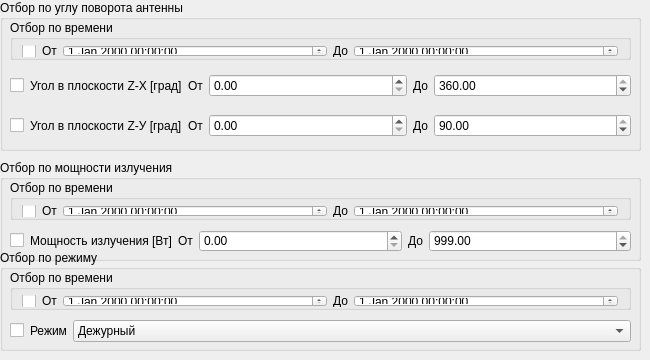
       <widget class="QWidget" name="page1">
        <property name="sizePolicy">
         <sizepolicy hsizetype="Preferred" vsizetype="Preferred">
          <horstretch>0</horstretch>
          <verstretch>0</verstretch>
         </sizepolicy>
        </property>
        <widget class="QGroupBox" name="groupBox_4">
         <property name="geometry">
          <rect>
           <x>0</x>
           <y>0</y>
           <width>641</width>
           <height>151</height>
          </rect>
         </property>
         <property name="title">
          <string>Отбор по углу поворота антенны</string>
         </property>
         <widget class="QWidget" name="horizontalLayoutWidget_4">
          <property name="geometry">
           <rect>
            <x>10</x>
            <y>70</y>
            <width>621</width>
            <height>31</height>
           </rect>
          </property>
          <layout class="QHBoxLayout" name="horizontalLayout_6">
           <item>
            <widget class="QCheckBox" name="checkBox_select_AngleZX">
             <property name="sizePolicy">
              <sizepolicy hsizetype="Maximum" vsizetype="Fixed">
               <horstretch>0</horstretch>
               <verstretch>0</verstretch>
              </sizepolicy>
             </property>
             <property name="text">
              <string/>
             </property>
            </widget>
           </item>
           <item>
            <widget class="QLabel" name="label_51">
             <property name="sizePolicy">
              <sizepolicy hsizetype="Maximum" vsizetype="Preferred">
               <horstretch>0</horstretch>
               <verstretch>0</verstretch>
              </sizepolicy>
             </property>
             <property name="text">
              <string>Угол в плоскости Z-X [град]</string>
             </property>
            </widget>
           </item>
           <item>
            <widget class="QLabel" name="label_53">
             <property name="sizePolicy">
              <sizepolicy hsizetype="Maximum" vsizetype="Preferred">
               <horstretch>0</horstretch>
               <verstretch>0</verstretch>
              </sizepolicy>
             </property>
             <property name="text">
              <string>От</string>
             </property>
            </widget>
           </item>
           <item>
            <widget class="QDoubleSpinBox" name="doubleSpinBox_ZX_min">
             <property name="maximum">
              <double>360.000000000000000</double>
             </property>
            </widget>
           </item>
           <item>
            <widget class="QLabel" name="label_54">
             <property name="sizePolicy">
              <sizepolicy hsizetype="Maximum" vsizetype="Preferred">
               <horstretch>0</horstretch>
               <verstretch>0</verstretch>
              </sizepolicy>
             </property>
             <property name="text">
              <string>До</string>
             </property>
            </widget>
           </item>
           <item>
            <widget class="QDoubleSpinBox" name="doubleSpinBox_ZX_max">
             <property name="maximum">
              <double>360.000000000000000</double>
             </property>
             <property name="value">
              <double>360.000000000000000</double>
             </property>
            </widget>
           </item>
          </layout>
         </widget>
         <widget class="QWidget" name="horizontalLayoutWidget_5">
          <property name="geometry">
           <rect>
            <x>10</x>
            <y>110</y>
            <width>621</width>
            <height>31</height>
           </rect>
          </property>
          <layout class="QHBoxLayout" name="horizontalLayout_7">
           <item>
            <widget class="QCheckBox" name="checkBox_select_AngleZY">
             <property name="sizePolicy">
              <sizepolicy hsizetype="Maximum" vsizetype="Fixed">
               <horstretch>0</horstretch>
               <verstretch>0</verstretch>
              </sizepolicy>
             </property>
             <property name="text">
              <string/>
             </property>
            </widget>
           </item>
           <item>
            <widget class="QLabel" name="label_55">
             <property name="sizePolicy">
              <sizepolicy hsizetype="Maximum" vsizetype="Preferred">
               <horstretch>0</horstretch>
               <verstretch>0</verstretch>
              </sizepolicy>
             </property>
             <property name="text">
              <string>Угол в плоскости Z-У [град]</string>
             </property>
            </widget>
           </item>
           <item>
            <widget class="QLabel" name="label_56">
             <property name="sizePolicy">
              <sizepolicy hsizetype="Maximum" vsizetype="Preferred">
               <horstretch>0</horstretch>
               <verstretch>0</verstretch>
              </sizepolicy>
             </property>
             <property name="text">
              <string>От</string>
             </property>
            </widget>
           </item>
           <item>
            <widget class="QDoubleSpinBox" name="doubleSpinBox_ZY_min">
             <property name="maximum">
              <double>90.000000000000000</double>
             </property>
            </widget>
           </item>
           <item>
            <widget class="QLabel" name="label_57">
             <property name="sizePolicy">
              <sizepolicy hsizetype="Maximum" vsizetype="Preferred">
               <horstretch>0</horstretch>
               <verstretch>0</verstretch>
              </sizepolicy>
             </property>
             <property name="text">
              <string>До</string>
             </property>
            </widget>
           </item>
           <item>
            <widget class="QDoubleSpinBox" name="doubleSpinBox_ZY_max">
             <property name="maximum">
              <double>90.000000000000000</double>
             </property>
             <property name="value">
              <double>90.000000000000000</double>
             </property>
            </widget>
           </item>
          </layout>
         </widget>
         <widget class="QGroupBox" name="groupBox_16">
          <property name="geometry">
           <rect>
            <x>10</x>
            <y>20</y>
            <width>621</width>
            <height>40</height>
           </rect>
          </property>
          <property name="sizePolicy">
           <sizepolicy hsizetype="Preferred" vsizetype="Preferred">
            <horstretch>0</horstretch>
            <verstretch>0</verstretch>
           </sizepolicy>
          </property>
          <property name="title">
           <string>Отбор по времени</string>
          </property>
          <layout class="QGridLayout" name="gridLayout_23">
           <property name="topMargin">
            <number>5</number>
           </property>
           <property name="rightMargin">
            <number>10</number>
           </property>
           <property name="bottomMargin">
            <number>0</number>
           </property>
           <property name="verticalSpacing">
            <number>0</number>
           </property>
           <item row="0" column="2">
            <widget class="QDateTimeEdit" name="dateTimeEdit_angle_min"/>
           </item>
           <item row="0" column="0">
            <widget class="QCheckBox" name="checkBox_select_Time_angle">
             <property name="sizePolicy">
              <sizepolicy hsizetype="Maximum" vsizetype="Fixed">
               <horstretch>0</horstretch>
               <verstretch>0</verstretch>
              </sizepolicy>
             </property>
             <property name="text">
              <string/>
             </property>
            </widget>
           </item>
           <item row="0" column="5">
            <widget class="QDateTimeEdit" name="dateTimeEdit_angle_max"/>
           </item>
           <item row="0" column="4">
            <widget class="QLabel" name="label_7">
             <property name="sizePolicy">
              <sizepolicy hsizetype="Maximum" vsizetype="Preferred">
               <horstretch>0</horstretch>
               <verstretch>0</verstretch>
              </sizepolicy>
             </property>
             <property name="text">
              <string>До</string>
             </property>
            </widget>
           </item>
           <item row="0" column="1">
            <widget class="QLabel" name="label_8">
             <property name="sizePolicy">
              <sizepolicy hsizetype="Maximum" vsizetype="Preferred">
               <horstretch>0</horstretch>
               <verstretch>0</verstretch>
              </sizepolicy>
             </property>
             <property name="text">
              <string>От</string>
             </property>
            </widget>
           </item>
          </layout>
         </widget>
        </widget>
        <widget class="QGroupBox" name="groupBox_8">
         <property name="geometry">
          <rect>
           <x>0</x>
           <y>160</y>
           <width>641</width>
           <height>101</height>
          </rect>
         </property>
         <property name="title">
          <string>Отбор по мощности излучения</string>
         </property>
         <widget class="QWidget" name="horizontalLayoutWidget_2">
          <property name="geometry">
           <rect>
            <x>10</x>
            <y>70</y>
            <width>621</width>
            <height>22</height>
           </rect>
          </property>
          <layout class="QHBoxLayout" name="horizontalLayout_3">
           <item>
            <widget class="QCheckBox" name="checkBox_select_Power">
             <property name="sizePolicy">
              <sizepolicy hsizetype="Maximum" vsizetype="Fixed">
               <horstretch>0</horstretch>
               <verstretch>0</verstretch>
              </sizepolicy>
             </property>
             <property name="text">
              <string/>
             </property>
            </widget>
           </item>
           <item>
            <widget class="QLabel" name="label_52">
             <property name="sizePolicy">
              <sizepolicy hsizetype="Maximum" vsizetype="Preferred">
               <horstretch>0</horstretch>
               <verstretch>0</verstretch>
              </sizepolicy>
             </property>
             <property name="text">
              <string>Мощность излучения [Вт]</string>
             </property>
            </widget>
           </item>
           <item>
            <widget class="QLabel" name="label_59">
             <property name="sizePolicy">
              <sizepolicy hsizetype="Maximum" vsizetype="Preferred">
               <horstretch>0</horstretch>
               <verstretch>0</verstretch>
              </sizepolicy>
             </property>
             <property name="text">
              <string>От</string>
             </property>
            </widget>
           </item>
           <item>
            <widget class="QDoubleSpinBox" name="doubleSpinBox_power_min">
             <property name="maximum">
              <double>999.000000000000000</double>
             </property>
            </widget>
           </item>
           <item>
            <widget class="QLabel" name="label_58">
             <property name="sizePolicy">
              <sizepolicy hsizetype="Maximum" vsizetype="Preferred">
               <horstretch>0</horstretch>
               <verstretch>0</verstretch>
              </sizepolicy>
             </property>
             <property name="text">
              <string>До</string>
             </property>
            </widget>
           </item>
           <item>
            <widget class="QDoubleSpinBox" name="doubleSpinBox_power_max">
             <property name="maximum">
              <double>999.000000000000000</double>
             </property>
             <property name="value">
              <double>999.000000000000000</double>
             </property>
            </widget>
           </item>
          </layout>
         </widget>
         <widget class="QGroupBox" name="groupBox_17">
          <property name="geometry">
           <rect>
            <x>10</x>
            <y>20</y>
            <width>621</width>
            <height>40</height>
           </rect>
          </property>
          <property name="sizePolicy">
           <sizepolicy hsizetype="Preferred" vsizetype="Preferred">
            <horstretch>0</horstretch>
            <verstretch>0</verstretch>
           </sizepolicy>
          </property>
          <property name="title">
           <string>Отбор по времени</string>
          </property>
          <layout class="QGridLayout" name="gridLayout_24">
           <property name="topMargin">
            <number>5</number>
           </property>
           <property name="rightMargin">
            <number>10</number>
           </property>
           <property name="bottomMargin">
            <number>0</number>
           </property>
           <property name="verticalSpacing">
            <number>0</number>
           </property>
           <item row="0" column="2">
            <widget class="QDateTimeEdit" name="dateTimeEdit_power_min"/>
           </item>
           <item row="0" column="0">
            <widget class="QCheckBox" name="checkBox_select_Time_power">
             <property name="sizePolicy">
              <sizepolicy hsizetype="Maximum" vsizetype="Fixed">
               <horstretch>0</horstretch>
               <verstretch>0</verstretch>
              </sizepolicy>
             </property>
             <property name="text">
              <string/>
             </property>
            </widget>
           </item>
           <item row="0" column="5">
            <widget class="QDateTimeEdit" name="dateTimeEdit_power_max"/>
           </item>
           <item row="0" column="4">
            <widget class="QLabel" name="label_15">
             <property name="sizePolicy">
              <sizepolicy hsizetype="Maximum" vsizetype="Preferred">
               <horstretch>0</horstretch>
               <verstretch>0</verstretch>
              </sizepolicy>
             </property>
             <property name="text">
              <string>До</string>
             </property>
            </widget>
           </item>
           <item row="0" column="1">
            <widget class="QLabel" name="label_16">
             <property name="sizePolicy">
              <sizepolicy hsizetype="Maximum" vsizetype="Preferred">
               <horstretch>0</horstretch>
               <verstretch>0</verstretch>
              </sizepolicy>
             </property>
             <property name="text">
              <string>От</string>
             </property>
            </widget>
           </item>
          </layout>
         </widget>
        </widget>
        <widget class="QGroupBox" name="groupBox_9">
         <property name="geometry">
          <rect>
           <x>0</x>
           <y>250</y>
           <width>641</width>
           <height>101</height>
          </rect>
         </property>
         <property name="title">
          <string>Отбор по режиму</string>
         </property>
         <widget class="QWidget" name="horizontalLayoutWidget">
          <property name="geometry">
           <rect>
            <x>10</x>
            <y>70</y>
            <width>621</width>
            <height>22</height>
           </rect>
          </property>
          <layout class="QHBoxLayout" name="horizontalLayout_2">
           <item>
            <widget class="QCheckBox" name="checkBox_select_Mode">
             <property name="sizePolicy">
              <sizepolicy hsizetype="Maximum" vsizetype="Fixed">
               <horstretch>0</horstretch>
               <verstretch>0</verstretch>
              </sizepolicy>
             </property>
             <property name="text">
              <string/>
             </property>
            </widget>
           </item>
           <item>
            <widget class="QLabel" name="label_14">
             <property name="sizePolicy">
              <sizepolicy hsizetype="Maximum" vsizetype="Preferred">
               <horstretch>0</horstretch>
               <verstretch>0</verstretch>
              </sizepolicy>
             </property>
             <property name="text">
              <string>Режим</string>
             </property>
            </widget>
           </item>
           <item>
            <widget class="QComboBox" name="comboBox_mode">
             <item>
              <property name="text">
               <string>Дежурный</string>
              </property>
             </item>
             <item>
              <property name="text">
               <string>Боевой</string>
              </property>
             </item>
            </widget>
           </item>
          </layout>
         </widget>
         <widget class="QGroupBox" name="groupBox_18">
          <property name="geometry">
           <rect>
            <x>10</x>
            <y>20</y>
            <width>621</width>
            <height>40</height>
           </rect>
          </property>
          <property name="sizePolicy">
           <sizepolicy hsizetype="Preferred" vsizetype="Preferred">
            <horstretch>0</horstretch>
            <verstretch>0</verstretch>
           </sizepolicy>
          </property>
          <property name="title">
           <string>Отбор по времени</string>
          </property>
          <layout class="QGridLayout" name="gridLayout_25">
           <property name="topMargin">
            <number>5</number>
           </property>
           <property name="rightMargin">
            <number>10</number>
           </property>
           <property name="bottomMargin">
            <number>0</number>
           </property>
           <property name="verticalSpacing">
            <number>0</number>
           </property>
           <item row="0" column="2">
            <widget class="QDateTimeEdit" name="dateTimeEdit_mode_min"/>
           </item>
           <item row="0" column="0">
            <widget class="QCheckBox" name="checkBox_select_Time_mode">
             <property name="sizePolicy">
              <sizepolicy hsizetype="Maximum" vsizetype="Fixed">
               <horstretch>0</horstretch>
               <verstretch>0</verstretch>
              </sizepolicy>
             </property>
             <property name="text">
              <string/>
             </property>
            </widget>
           </item>
           <item row="0" column="5">
            <widget class="QDateTimeEdit" name="dateTimeEdit_mode_max"/>
           </item>
           <item row="0" column="4">
            <widget class="QLabel" name="label_17">
             <property name="sizePolicy">
              <sizepolicy hsizetype="Maximum" vsizetype="Preferred">
               <horstretch>0</horstretch>
               <verstretch>0</verstretch>
              </sizepolicy>
             </property>
             <property name="text">
              <string>До</string>
             </property>
            </widget>
           </item>
           <item row="0" column="1">
            <widget class="QLabel" name="label_18">
             <property name="sizePolicy">
              <sizepolicy hsizetype="Maximum" vsizetype="Preferred">
               <horstretch>0</horstretch>
               <verstretch>0</verstretch>
              </sizepolicy>
             </property>
             <property name="text">
              <string>От</string>
             </property>
            </widget>
           </item>
          </layout>
         </widget>
        </widget>
       </widget>
